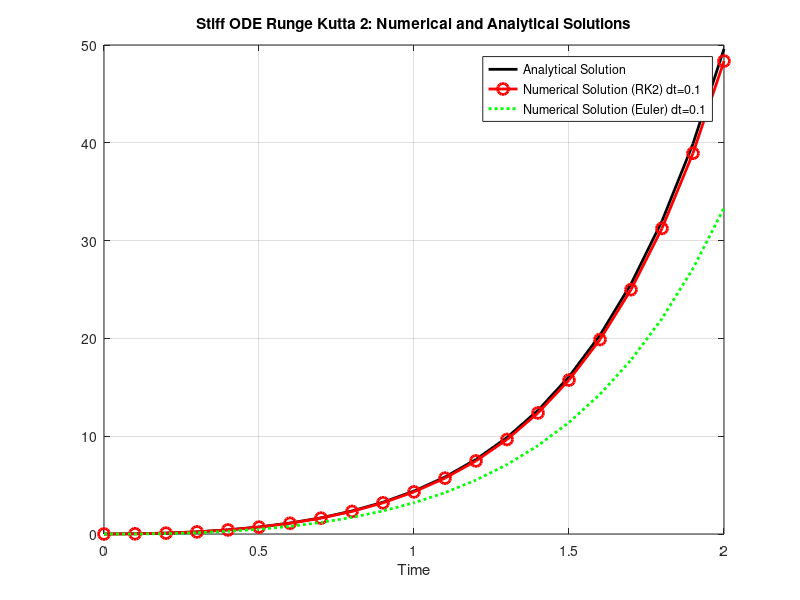

Reproduce this figure in MATLAB.
clc; % Clear the command window.
clear; % Erase all existing variables. Or clearvars if you want.
close all; % Close all figures (except those of imtool.)

t_max =2 % Maximun time to be calculated
Dt=0.1   % Numerical Time step
t=0:Dt:t_max; % Time vector
N=size(t,2); % Number of time steps
f_RK2(1)=0; % Initial ODE condition

for i = 1:N-1
    k1_1 = Dt* (2* f_RK2(i)+ 4*t(i));
    k2_1 = Dt*(2* (f_RK2(i)+k1_1/2)+4*(t(i)+Dt/2));
    f_RK2(i+1) = f_RK2(i) + k2_1;
end

% Analytical solution
f_analytical = (-2*t)-1+ 1*exp(2*t);


figure
plot(t, f_analytical, 'black', 'LineWidth', 2); % Analytical solution
hold on;

plot(t, f_RK2, 'ro-', 'MarkerSize', 8,'LineWidth',2); % Numerical solution with nodes at each time step
hold on;

dt2 = 0.1; % Third time step
t2 = 0:dt2:t_max; % Time vector for third time step
Nt2 = size(t2,2); % Number of time steps for third time step
f2(1) = 0; % Initial condition for third time step
for i = 1:Nt2-1
    f2(i+1)= f2(i)+ dt2*(2*f2(i)+ 4*t2(i)); % Euler step to calculate f(i+1)
end
plot(t2, f2, 'g:', 'LineWidth', 2); % Numerical solution with third time step
hold off;


xlabel('Time');
legend('Analytical Solution','Numerical Solution (RK2) dt=0.1','Numerical Solution (Euler) dt=0.1');
title('Stiff ODE Runge Kutta 2: Numerical and Analytical Solutions');
grid on;
